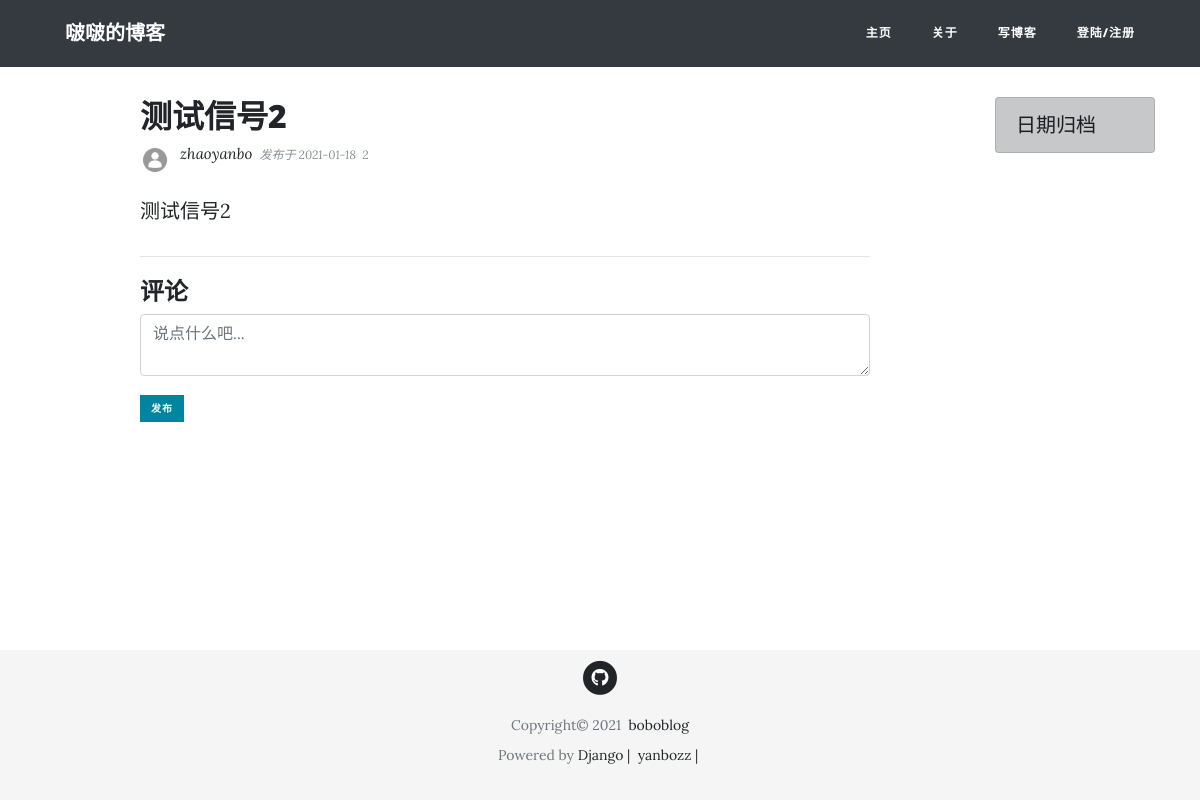
Page /post/61/ on the earlier database version.
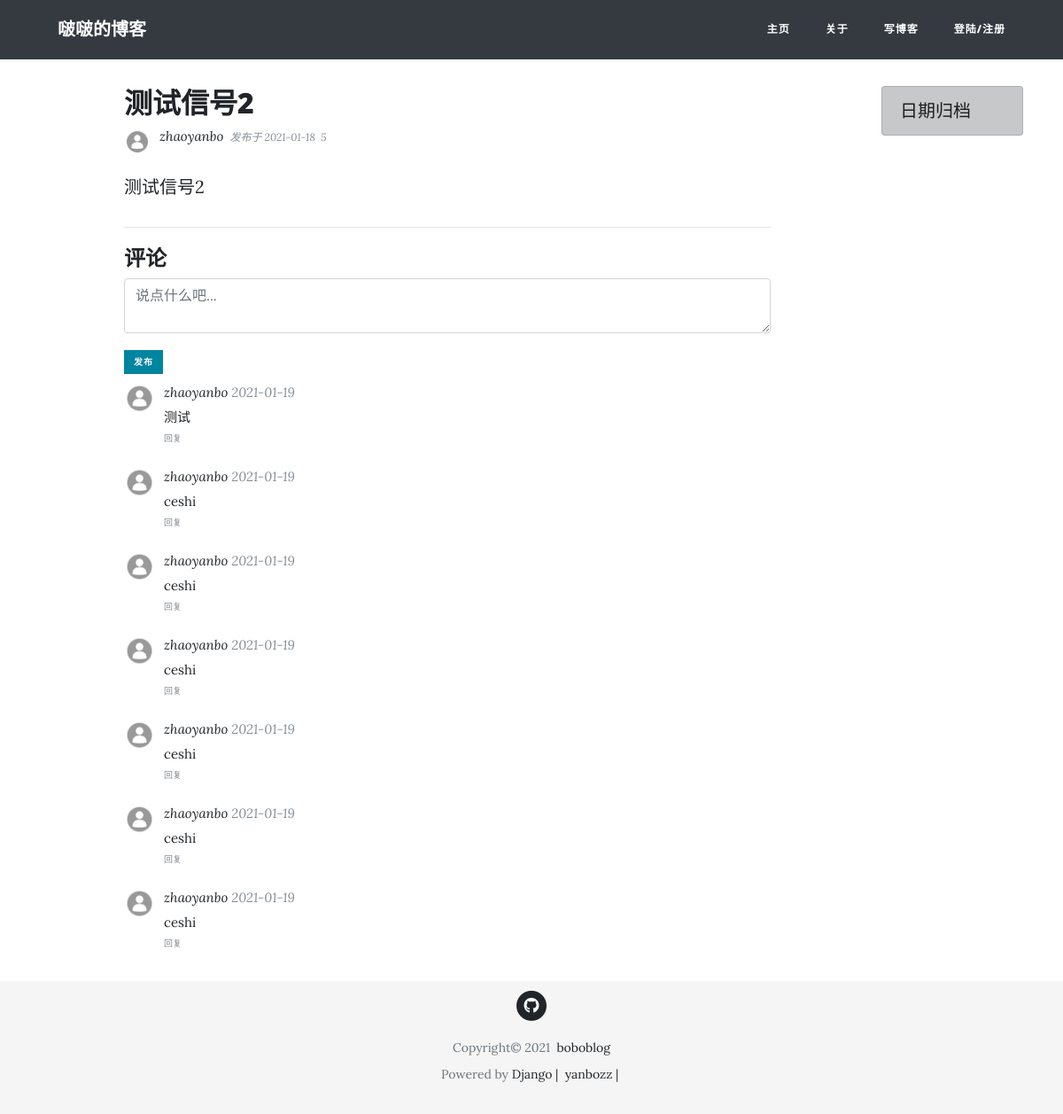
Same page on the later database version.
### blog/models.py (models this page shows, shortened)
class Post(models.Model):
    title = models.CharField(max_length=50)
    pub_date = models.DateTimeField(default=timezone.now)
    content = RichTextField()
    author = models.ForeignKey(User, on_delete=models.CASCADE)
    view_count = GenericRelation(
        ViewCount,
        related_query_name='post',
        content_type_field='content_type',
        object_id_field='object_id'
    )
    @property
    def comments(self):
        qs = Comment.objects.filter_by_instance(self)
        return qs
    @property
    def get_content_type(self):
        content_type = ContentType.objects.get_for_model(self.__class__)
        return content_type
    @property
    def get_view_count(self):
        if self.view_count.first():
            return self.view_count.first().count
        return 0

### users/models.py (models this page shows, shortened)
class Profile(models.Model):
    user = models.OneToOneField(User, on_delete=models.CASCADE)
    profile_pic = models.ImageField(default='default.jpg', upload_to='media/profile_pics')

### viewcount/models.py (models this page shows, shortened)
class ViewCount(models.Model):
    count = models.IntegerField(default=0)
    content_type = models.ForeignKey(ContentType, on_delete=models.CASCADE)
    object_id = models.PositiveIntegerField()
    content_object = GenericForeignKey('content_type', 'object_id')

### comments/models.py (models this page shows, shortened)
class Comment(models.Model):
    user = models.ForeignKey(User, on_delete=models.CASCADE)
    content_type = models.ForeignKey(ContentType, on_delete=models.CASCADE)
    object_id = models.PositiveIntegerField()
    content_object = GenericForeignKey('content_type', 'object_id')
    parent = models.ForeignKey("self", null=True, blank=True, on_delete=models.CASCADE)
    root = models.ForeignKey("self", related_name='root_comment', null=True,
                             blank=True, on_delete=models.CASCADE)
    created = models.DateTimeField(default=timezone.now)
    content = models.TextField()
    objects = CommentManager()
    class Meta:
        ordering = ['-created']
    def children(self):
        return Comment.objects.filter(root=self)

### blog/views.py (the view, shortened to what this page needs)
# urls.py: path('post/<int:pk>/', PostDetailView.as_view(), name='post-detail'),
class PostDetailView(FormMixin, DetailView):
    model = Post
    template_name = 'blog/post_detail.html'
    form_class = CommentForm
    def get(self, request, *args, **kwargs):
        self.object = self.get_object()
        response = super().get(request, *args, **kwargs)
        if not request.COOKIES.get('blog_%s_viewed' % self.object.pk):
            views = ViewCount.objects.filter(post=self.object).first()
            if not views:
                views = ViewCount.objects.create(
                    content_type=self.object.get_content_type,
                    object_id=self.object.pk
                )
            views.count += 1
            views.save()
            response.set_cookie('blog_%s_viewed' % self.object.pk, 'true',)
        return response
    def get_context_data(self, **kwargs):
        comment_form = self.get_form()
        self.object = self.get_object()
        context = super().get_context_data(**kwargs)
        comments = self.object.comments
        context['comments'] = comments
        context['comment_form'] = comment_form
        context['comment_form'].fields['content_type'].initial = self.object.get_content_type
        context['comment_form'].fields['object_id'].initial = self.object.pk
        return context

### comments/forms.py
class CommentForm(forms.ModelForm):
    parent_id = forms.IntegerField(widget=forms.HiddenInput, required=False)
    root_id = forms.IntegerField(widget=forms.HiddenInput, required=False)
    class Meta:
        model = Comment
        fields = ['content_type', 'object_id', 'content']
        widgets = {
            'content_type': forms.HiddenInput,
            'object_id': forms.HiddenInput,
            'content': forms.Textarea(attrs={'placeholder': '说点什么吧...', 'class': '', 'rows': '2', 'maxlength': '500',
                                             }),
        }
        labels = {
            'content': "",
        }

### comments/models.py (called while the page is built)
    def filter_by_instance(self, instance):
        obj_id = instance.id
        content_type = ContentType.objects.get_for_model(instance.__class__)
        qs = super(CommentManager, self).filter(
            content_type=content_type, object_id=obj_id).filter(parent=None)
        return qs

### blog/templates/blog/post_detail.html (shortened to what this page needs)
{% extends "blog/base.html" %}
{% block content %}
<div class="col-lg-8 col-md-10 mx-auto">
  <div class="post-preview">
      <h2 class="post-title">
        {{ object.title }}
      </h2>
  </div>
  <div class="post-preview">
    <div class="author-thumbnail">
      <img class="rounded-circle author-img" src="{{ post.author.profile.profile_pic.url }}">
    </div>
    <div class="post-meta">
      <a href="">{{ object.author }}&nbsp;</a>
      发布于 {{ object.pub_date|date:"Y-m-d" }}&nbsp;
       {{ post.get_view_count }}&nbsp;
    </div>
  </div>
  <div class="">
    <p>{{ object.content|safe }}</p>
  </div>
  <hr>
  {% include "comments/comment_list.html" %}
</div>
{% endblock content %}

### blog/templates/blog/base.html (shortened to what this page needs)
{% load static %}
{% load django_bootstrap_icons %}
<!DOCTYPE html>
<html lang="en">
<head>
  <link href="{% static 'blog/vendor/bootstrap/css/bootstrap.css' %}" rel="stylesheet">
  <link href="{% static 'blog/vendor/fontawesome-free/css/all.css' %}" rel="stylesheet" type="text/css">
  <link href="{% static 'blog/css/clean-blog.css' %}" rel="stylesheet">
  <link rel="stylesheet" type="text/css" href="{% static 'ckeditor/ckeditor/plugins/codesnippet/lib/highlight/styles/default.css' %}" />
</head>
<body>
  {% include "blog/navbar.html" %}
  <div class="container">
    <div class="row">
      {% block content %}{% endblock %}
      {% include "blog/sidebar.html" %}
    </div>
  </div>
  {% include "blog/footer.html" %}
</body>
</html>

### blog/templates/blog/navbar.html
<nav class="navbar navbar-expand-lg navbar-light bg-dark fixed-top" id="mainNav">
  <div class="container">
    <a class="navbar-brand" href="{% url 'blog-home' %}">啵啵的博客</a>
    <div class="collapse navbar-collapse" id="navbarResponsive">
      <ul class="navbar-nav ml-auto">
        <li class="nav-item">
          <a class="nav-link" href="{% url 'blog-home' %}">主页</a>
        </li>
        <li class="nav-item">
          <a class="nav-link" href="{% url 'blog-about' %}">关于</a>
        </li>
        <li class="nav-item">
          <a class="nav-link" href="{% url 'post-create' %}">写博客</a>
        </li>
        {% if user.is_authenticated %}
        <li class="nav-item">
          <a class="nav-link" href="{% url 'profile' %}">我的</a>
        </li>
        <li class="nav-item">
          <a class="nav-link" href="{% url 'logout' %}">退出登陆</a>
        </li>
        {% else %}
        <li class="nav-item">
          <a class="nav-link" href="{% url 'login' %}">登陆/注册</a>
        </li>
        {% endif %}
      </ul>
    </div>
  </div>
</nav>
<br>

### comments/templates/comments/comment_list.html (shortened to what this page needs)
<div class="comment-container">
  <h4>评论</h4>
  {% include "comments/comment_form.html" %}
  {% for comment in comments %}
    <div id="div-comment-{{ comment.pk }}" class="comment-cell">
      <div class="author-thumbnail">
        <img class="rounded-circle author-img" src="{{ comment.user.profile.profile_pic.url }}">
      </div>
      <div class="comment-box">
        <div class="comment-meta">
          <a href="">{{ comment.user }}</a>
          {{ comment.created|date:"Y-m-d" }}
        </div>
        <div class="comment-content">
            {{ comment.content }}
        </div>
        <div class="comment-info">
          <a href="#" class="reply-btn" onclick="do_reply({{ comment.pk }},{{ comment.pk }},'{{ comment.user.username }}',event)">回复</a>
        </div>
      </div>
    </div>
  {% endfor %}
</div>

### comments/templates/comments/comment_form.html (shortened to what this page needs)
{% load crispy_forms_tags %}
<div id="comment-form" class="comment-form">
  <form method="POST" class="ml-45">
    {{ comment_form|crispy }}
    <div>
      <button class="btn btn-primary btn-sm" type="submit">发布</button>
    </div>
  </form>
</div>

### comments/templates/comments/reply_form.html (shortened to what this page needs)
{% load crispy_forms_tags %}

### blog/templates/blog/sidebar.html (shortened to what this page needs)
<div class="hidden-xs col-sm-4 col-md-3 col-lg-2">
    <ul class="list-group">
      <li class="list-group-item list-group-item-dark">日期归档</li>
    </ul>
</div>

### blog/templates/blog/footer.html (shortened to what this page needs)
<footer class="footer">
  <div class="container">
    <ul class="list-inline text-center">
      <li class="list-inline-item">
        <a href="#">
          <span class="fa-stack fa-sm">
            <i class="fas fa-circle fa-stack-2x"></i>
            <i class="fab fa-github fa-stack-1x fa-inverse"></i>
          </span>
        </a>
      </li>
    </ul>
    <div class="copyright text-muted">
      Copyright&copy;&nbsp;2021&nbsp;
      <a href="{% url 'blog-home' %}">
        boboblog
      </a>
    </div>
    <div class="copyright text-muted">Powered by
      <a href="https://www.djangoproject.com/">Django&nbsp;|&nbsp;</a>
      <a href="https://github.com/yanbozz/boboblog">yanbozz&nbsp;|&nbsp;</a>
    </div>
  </div>
</footer>

### blog/static/blog/css/clean-blog.css (style rules this page uses)
body { font-size: 20px; color: #212529; font-family: 'Lora', 'Times New Roman', serif; }
ul { list-style-type: none; }
p { line-height: 1.5; margin: 30px 0; }
h1, h2, h3, h4, h5, h6 { font-weight: 800; font-family: 'Open Sans', 'Helvetica Neue', Helvetica, Arial, sans-serif; }
a { color: #212529; transition: all 0.2s; }
img { max-width: 100%; max-height: 100%; height: inherit !important; }
#mainNav { position: relative; border-bottom: 1px solid #e9ecef; background-color: white; font-family: 'Open Sans', 'Helvetica Neue', Helvetica, Arial, sans-serif; }
#mainNav .navbar-brand { font-weight: 800; color: #343a40; }
#mainNav .navbar-nav>li.nav-item>a { font-size: 12px; font-weight: 800; letter-spacing: 1px; text-transform: uppercase; }
@media only screen and (min-width: 992px) { #mainNav { border-bottom: 1px solid transparent; background: transparent; } }
@media only screen and (min-width: 992px) { #mainNav .navbar-brand { padding: 10px 20px; color: #fff; } }
@media only screen and (min-width: 992px) { #mainNav .navbar-nav>li.nav-item>a { padding: 10px 20px; color: #fff; } }
@media only screen and (min-width: 992px) { #mainNav { transition: background-color 0.2s; transform: translate3d(0, 0, 0); -webkit-backface-visibility: hidden; } }
.post-preview>.post-meta { font-size: 12px; font-style: italic; margin-top: 0; margin-bottom: 5px; color: #868e96; }
.post-preview>.post-meta>a { font-size: 15px; text-decoration: none; color: #212529; }
.post-preview>.author-thumbnail { margin-right: 10px; float: left }
.post-preview>.author-thumbnail>.author-img { height: 30px; width: 30px; }
footer { padding: 0 0 45px; }
footer .list-inline { margin: 0; padding: 10px 0 10px; ; }
footer .copyright { font-size: 14px; margin-bottom: 0; margin-top: 10px; text-align: center; }
.btn { font-size: 14px; font-weight: 800; padding: 15px 25px; letter-spacing: 1px; text-transform: uppercase; border-radius: 0; font-family: 'Open Sans', 'Helvetica Neue', Helvetica, Arial, sans-serif; }
.btn-primary { background-color: #0085A1; border-color: #0085A1; }
.btn-sm { font-size: 10px; padding: 5px 10px; }
.comment-container { margin-top: 20px; margin-bottom: 20px; }
.comment-info { font-size: 10px; margin-top: 5px; margin-bottom: 5px; color: #868e96; }
.comment-info>a { color: #868e96; }
.comment-cell>.comment-box>.comment-meta { font-size: 15px; font-style: italic; margin-top: 0; margin-bottom: 5px; color: #868e96; }
.comment-cell>.comment-box>.comment-meta>a { text-decoration: none; color: #212529; }
.comment-cell>.author-thumbnail>.author-img { float: left; margin-right: 10px; margin-top: 10px; margin-bottom: 10px; height: 35px; width: 35px; }
.comment-cell>.comment-box { padding-bottom: 10px; padding-top: 10px; margin-left: 45px; }
.comment-cell>.comment-box>.comment-content { font-size: 15px }
.form-control { width: 100%; }

### blog/templates/blog/footer.html (style rules this page uses)
.footer { position: absolute; bottom: 0; width: 100%; height: 150px; line-height: 20px; background-color: #f5f5f5; }
html { position: relative; min-height: 100%; }
body { font-size: 20px; color: #212529; font-family: 'Lora', 'Times New Roman', serif; align-items: center; margin-bottom: 150px; }

Differences in the rows shown:
changed through a linked row, Post "测试信号2": get_view_count "2" → "5"
added Comment: user.profile.profile_pic (placeholder picture), user "zhaoyanbo", created "2021-01-19", content "测试"
added Comment: user.profile.profile_pic (placeholder picture), user "zhaoyanbo", created "2021-01-19", content "ceshi"
added Comment: user.profile.profile_pic (placeholder picture), user "zhaoyanbo", created "2021-01-19", content "ceshi"
added Comment: user.profile.profile_pic (placeholder picture), user "zhaoyanbo", created "2021-01-19", content "ceshi"
added Comment: user.profile.profile_pic (placeholder picture), user "zhaoyanbo", created "2021-01-19", content "ceshi"
added Comment: user.profile.profile_pic (placeholder picture), user "zhaoyanbo", created "2021-01-19", content "ceshi"
added Comment: user.profile.profile_pic (placeholder picture), user "zhaoyanbo", created "2021-01-19", content "ceshi"
